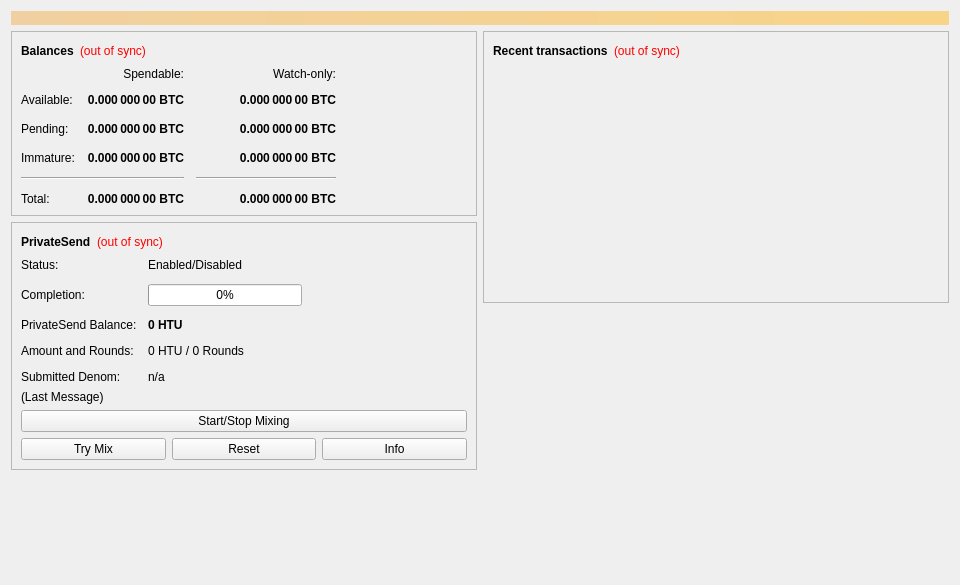
<?xml version="1.0" encoding="UTF-8"?>
<ui version="4.0">
 <class>OverviewPage</class>
 <widget class="QWidget" name="OverviewPage">
  <property name="geometry">
   <rect>
    <x>0</x>
    <y>0</y>
    <width>960</width>
    <height>585</height>
   </rect>
  </property>
  <property name="minimumSize">
   <size>
    <width>960</width>
    <height>0</height>
   </size>
  </property>
  <property name="windowTitle">
   <string>Form</string>
  </property>
  <layout class="QVBoxLayout" name="topLayout">
   <item>
    <widget class="QLabel" name="labelAlerts">
     <property name="visible">
      <bool>false</bool>
     </property>
     <property name="styleSheet">
      <string notr="true">QLabel { background-color: qlineargradient(x1: 0, y1: 0, x2: 1, y2: 0, stop:0 #F0D0A0, stop:1 #F8D488); color:#000000; }</string>
     </property>
     <property name="wordWrap">
      <bool>true</bool>
     </property>
     <property name="margin">
      <number>3</number>
     </property>
     <property name="textInteractionFlags">
      <set>Qt::TextSelectableByMouse</set>
     </property>
    </widget>
   </item>
   <item>
    <layout class="QHBoxLayout" name="horizontalLayout" stretch="1,1">
     <item>
      <layout class="QVBoxLayout" name="verticalLayout_2">
       <item>
        <widget class="QFrame" name="frame">
         <property name="frameShape">
          <enum>QFrame::StyledPanel</enum>
         </property>
         <property name="frameShadow">
          <enum>QFrame::Raised</enum>
         </property>
         <layout class="QVBoxLayout" name="verticalLayout_4">
          <item>
           <layout class="QHBoxLayout" name="horizontalLayout_4">
            <item>
             <widget class="QLabel" name="label_5">
              <property name="font">
               <font>
                <weight>75</weight>
                <bold>true</bold>
               </font>
              </property>
              <property name="text">
               <string>Balances</string>
              </property>
             </widget>
            </item>
            <item>
             <widget class="QLabel" name="labelWalletStatus">
              <property name="toolTip">
               <string>The displayed information may be out of date. Your wallet automatically synchronizes with the Hawkkit network after a connection is established, but this process has not completed yet.</string>
              </property>
              <property name="styleSheet">
               <string notr="true">QLabel { color: red; }</string>
              </property>
              <property name="text">
               <string notr="true">(out of sync)</string>
              </property>
              <property name="alignment">
               <set>Qt::AlignLeading|Qt::AlignLeft|Qt::AlignVCenter</set>
              </property>
             </widget>
            </item>
            <item>
             <spacer name="horizontalSpacer_3">
              <property name="orientation">
               <enum>Qt::Horizontal</enum>
              </property>
              <property name="sizeHint" stdset="0">
               <size>
                <width>40</width>
                <height>20</height>
               </size>
              </property>
             </spacer>
            </item>
           </layout>
          </item>
          <item>
           <layout class="QGridLayout" name="gridLayout">
            <property name="spacing">
             <number>12</number>
            </property>
            <item row="2" column="2">
             <widget class="QLabel" name="labelWatchPending">
              <property name="font">
               <font>
                <weight>75</weight>
                <bold>true</bold>
               </font>
              </property>
              <property name="cursor">
               <cursorShape>IBeamCursor</cursorShape>
              </property>
              <property name="toolTip">
               <string>Unconfirmed transactions to watch-only addresses</string>
              </property>
              <property name="text">
               <string notr="true">0.000 000 00 BTC</string>
              </property>
              <property name="alignment">
               <set>Qt::AlignRight|Qt::AlignTrailing|Qt::AlignVCenter</set>
              </property>
              <property name="textInteractionFlags">
               <set>Qt::LinksAccessibleByMouse|Qt::TextSelectableByKeyboard|Qt::TextSelectableByMouse</set>
              </property>
             </widget>
            </item>
            <item row="2" column="1">
             <widget class="QLabel" name="labelUnconfirmed">
              <property name="font">
               <font>
                <weight>75</weight>
                <bold>true</bold>
               </font>
              </property>
              <property name="cursor">
               <cursorShape>IBeamCursor</cursorShape>
              </property>
              <property name="toolTip">
               <string>Total of transactions that have yet to be confirmed, and do not yet count toward the spendable balance</string>
              </property>
              <property name="text">
               <string notr="true">0.000 000 00 BTC</string>
              </property>
              <property name="alignment">
               <set>Qt::AlignRight|Qt::AlignTrailing|Qt::AlignVCenter</set>
              </property>
              <property name="textInteractionFlags">
               <set>Qt::LinksAccessibleByMouse|Qt::TextSelectableByKeyboard|Qt::TextSelectableByMouse</set>
              </property>
             </widget>
            </item>
            <item row="3" column="2">
             <widget class="QLabel" name="labelWatchImmature">
              <property name="font">
               <font>
                <weight>75</weight>
                <bold>true</bold>
               </font>
              </property>
              <property name="cursor">
               <cursorShape>IBeamCursor</cursorShape>
              </property>
              <property name="toolTip">
               <string>Mined balance in watch-only addresses that has not yet matured</string>
              </property>
              <property name="text">
               <string notr="true">0.000 000 00 BTC</string>
              </property>
              <property name="alignment">
               <set>Qt::AlignRight|Qt::AlignTrailing|Qt::AlignVCenter</set>
              </property>
              <property name="textInteractionFlags">
               <set>Qt::LinksAccessibleByMouse|Qt::TextSelectableByKeyboard|Qt::TextSelectableByMouse</set>
              </property>
             </widget>
            </item>
            <item row="4" column="0" colspan="2">
             <widget class="Line" name="lineSpendableBalance">
              <property name="orientation">
               <enum>Qt::Horizontal</enum>
              </property>
             </widget>
            </item>
            <item row="4" column="2">
             <widget class="Line" name="lineWatchBalance">
              <property name="sizePolicy">
               <sizepolicy hsizetype="Preferred" vsizetype="Fixed">
                <horstretch>0</horstretch>
                <verstretch>0</verstretch>
               </sizepolicy>
              </property>
              <property name="minimumSize">
               <size>
                <width>140</width>
                <height>0</height>
               </size>
              </property>
              <property name="orientation">
               <enum>Qt::Horizontal</enum>
              </property>
             </widget>
            </item>
            <item row="5" column="0">
             <widget class="QLabel" name="labelTotalText">
              <property name="text">
               <string>Total:</string>
              </property>
             </widget>
            </item>
            <item row="3" column="1">
             <widget class="QLabel" name="labelImmature">
              <property name="font">
               <font>
                <weight>75</weight>
                <bold>true</bold>
               </font>
              </property>
              <property name="cursor">
               <cursorShape>IBeamCursor</cursorShape>
              </property>
              <property name="toolTip">
               <string>Mined balance that has not yet matured</string>
              </property>
              <property name="text">
               <string notr="true">0.000 000 00 BTC</string>
              </property>
              <property name="alignment">
               <set>Qt::AlignRight|Qt::AlignTrailing|Qt::AlignVCenter</set>
              </property>
              <property name="textInteractionFlags">
               <set>Qt::LinksAccessibleByMouse|Qt::TextSelectableByKeyboard|Qt::TextSelectableByMouse</set>
              </property>
             </widget>
            </item>
            <item row="2" column="3">
             <spacer name="horizontalSpacer_2">
              <property name="orientation">
               <enum>Qt::Horizontal</enum>
              </property>
              <property name="sizeHint" stdset="0">
               <size>
                <width>40</width>
                <height>20</height>
               </size>
              </property>
             </spacer>
            </item>
            <item row="3" column="0">
             <widget class="QLabel" name="labelImmatureText">
              <property name="text">
               <string>Immature:</string>
              </property>
             </widget>
            </item>
            <item row="5" column="1">
             <widget class="QLabel" name="labelTotal">
              <property name="font">
               <font>
                <weight>75</weight>
                <bold>true</bold>
               </font>
              </property>
              <property name="cursor">
               <cursorShape>IBeamCursor</cursorShape>
              </property>
              <property name="toolTip">
               <string>Your current total balance</string>
              </property>
              <property name="text">
               <string notr="true">0.000 000 00 BTC</string>
              </property>
              <property name="alignment">
               <set>Qt::AlignRight|Qt::AlignTrailing|Qt::AlignVCenter</set>
              </property>
              <property name="textInteractionFlags">
               <set>Qt::LinksAccessibleByMouse|Qt::TextSelectableByKeyboard|Qt::TextSelectableByMouse</set>
              </property>
             </widget>
            </item>
            <item row="5" column="2">
             <widget class="QLabel" name="labelWatchTotal">
              <property name="font">
               <font>
                <weight>75</weight>
                <bold>true</bold>
               </font>
              </property>
              <property name="cursor">
               <cursorShape>IBeamCursor</cursorShape>
              </property>
              <property name="toolTip">
               <string>Current total balance in watch-only addresses</string>
              </property>
              <property name="text">
               <string notr="true">0.000 000 00 BTC</string>
              </property>
              <property name="alignment">
               <set>Qt::AlignRight|Qt::AlignTrailing|Qt::AlignVCenter</set>
              </property>
              <property name="textInteractionFlags">
               <set>Qt::LinksAccessibleByMouse|Qt::TextSelectableByKeyboard|Qt::TextSelectableByMouse</set>
              </property>
             </widget>
            </item>
            <item row="0" column="2">
             <widget class="QLabel" name="labelWatchonly">
              <property name="text">
               <string>Watch-only:</string>
              </property>
              <property name="alignment">
               <set>Qt::AlignRight|Qt::AlignTrailing|Qt::AlignVCenter</set>
              </property>
             </widget>
            </item>
            <item row="1" column="0">
             <widget class="QLabel" name="labelBalanceText">
              <property name="text">
               <string>Available:</string>
              </property>
             </widget>
            </item>
            <item row="1" column="1">
             <widget class="QLabel" name="labelBalance">
              <property name="font">
               <font>
                <weight>75</weight>
                <bold>true</bold>
               </font>
              </property>
              <property name="cursor">
               <cursorShape>IBeamCursor</cursorShape>
              </property>
              <property name="toolTip">
               <string>Your current spendable balance</string>
              </property>
              <property name="text">
               <string notr="true">0.000 000 00 BTC</string>
              </property>
              <property name="alignment">
               <set>Qt::AlignRight|Qt::AlignTrailing|Qt::AlignVCenter</set>
              </property>
              <property name="textInteractionFlags">
               <set>Qt::LinksAccessibleByMouse|Qt::TextSelectableByKeyboard|Qt::TextSelectableByMouse</set>
              </property>
             </widget>
            </item>
            <item row="1" column="2">
             <widget class="QLabel" name="labelWatchAvailable">
              <property name="font">
               <font>
                <weight>75</weight>
                <bold>true</bold>
               </font>
              </property>
              <property name="cursor">
               <cursorShape>IBeamCursor</cursorShape>
              </property>
              <property name="toolTip">
               <string>Your current balance in watch-only addresses</string>
              </property>
              <property name="text">
               <string notr="true">0.000 000 00 BTC</string>
              </property>
              <property name="alignment">
               <set>Qt::AlignRight|Qt::AlignTrailing|Qt::AlignVCenter</set>
              </property>
              <property name="textInteractionFlags">
               <set>Qt::LinksAccessibleByMouse|Qt::TextSelectableByKeyboard|Qt::TextSelectableByMouse</set>
              </property>
             </widget>
            </item>
            <item row="2" column="0">
             <widget class="QLabel" name="labelPendingText">
              <property name="text">
               <string>Pending:</string>
              </property>
             </widget>
            </item>
            <item row="0" column="1">
             <widget class="QLabel" name="labelSpendable">
              <property name="text">
               <string>Spendable:</string>
              </property>
              <property name="alignment">
               <set>Qt::AlignRight|Qt::AlignTrailing|Qt::AlignVCenter</set>
              </property>
             </widget>
            </item>
           </layout>
          </item>
         </layout>
        </widget>
       </item>
       <item>
        <widget class="QFrame" name="framePrivateSend">
         <property name="layoutDirection">
          <enum>Qt::LeftToRight</enum>
         </property>
         <property name="frameShape">
          <enum>QFrame::StyledPanel</enum>
         </property>
         <property name="frameShadow">
          <enum>QFrame::Raised</enum>
         </property>
         <layout class="QVBoxLayout" name="VerticalLayout_PS1">
          <item>
           <layout class="QHBoxLayout" name="horizontalLayout_5">
            <item>
             <widget class="QLabel" name="labelPrivateSendHeader">
              <property name="font">
               <font>
                <weight>75</weight>
                <bold>true</bold>
               </font>
              </property>
              <property name="text">
               <string>PrivateSend</string>
              </property>
             </widget>
            </item>
            <item>
             <widget class="QLabel" name="labelPrivateSendSyncStatus">
              <property name="toolTip">
               <string>The displayed information may be out of date. Your wallet automatically synchronizes with the Hawkkit network after a connection is established, but this process has not completed yet.</string>
              </property>
              <property name="styleSheet">
               <string notr="true">QLabel { color: red; }</string>
              </property>
              <property name="text">
               <string notr="true">(out of sync)</string>
              </property>
              <property name="alignment">
               <set>Qt::AlignLeading|Qt::AlignLeft|Qt::AlignVCenter</set>
              </property>
             </widget>
            </item>
            <item>
             <spacer name="horizontalSpacer_4">
              <property name="orientation">
               <enum>Qt::Horizontal</enum>
              </property>
              <property name="sizeHint" stdset="0">
               <size>
                <width>40</width>
                <height>20</height>
               </size>
              </property>
             </spacer>
            </item>
           </layout>
          </item>
          <item>
           <layout class="QFormLayout" name="privateSendFormLayout">
            <property name="fieldGrowthPolicy">
             <enum>QFormLayout::AllNonFixedFieldsGrow</enum>
            </property>
            <property name="horizontalSpacing">
             <number>11</number>
            </property>
            <property name="verticalSpacing">
             <number>12</number>
            </property>
            <item row="0" column="0">
             <widget class="QLabel" name="labelPrivateSendEnabledText">
              <property name="text">
               <string>Status:</string>
              </property>
             </widget>
            </item>
            <item row="0" column="1">
             <widget class="QLabel" name="labelPrivateSendEnabled">
              <property name="text">
               <string>Enabled/Disabled</string>
              </property>
             </widget>
            </item>
            <item row="1" column="0">
             <widget class="QLabel" name="labelCompletitionText">
              <property name="text">
               <string>Completion:</string>
              </property>
             </widget>
            </item>
            <item row="1" column="1">
             <widget class="QProgressBar" name="privateSendProgress">
              <property name="maximumSize">
               <size>
                <width>154</width>
                <height>16777215</height>
               </size>
              </property>
              <property name="value">
               <number>0</number>
              </property>
             </widget>
            </item>
            <item row="2" column="0">
             <widget class="QLabel" name="labelAnonymizedText">
              <property name="text">
               <string>PrivateSend Balance:</string>
              </property>
             </widget>
            </item>
            <item row="2" column="1">
             <widget class="QLabel" name="labelAnonymized">
              <property name="font">
               <font>
                <weight>75</weight>
                <bold>true</bold>
               </font>
              </property>
              <property name="text">
               <string notr="true">0 HTU</string>
              </property>
             </widget>
            </item>
            <item row="3" column="0">
             <widget class="QLabel" name="labelAmountAndRoundsText">
              <property name="text">
               <string>Amount and Rounds:</string>
              </property>
             </widget>
            </item>
            <item row="3" column="1">
             <widget class="QLabel" name="labelAmountRounds">
              <property name="text">
               <string>0 HTU / 0 Rounds</string>
              </property>
             </widget>
            </item>
            <item row="4" column="0">
             <widget class="QLabel" name="labelSubmittedDenomText">
              <property name="text">
               <string>Submitted Denom:</string>
              </property>
             </widget>
            </item>
            <item row="4" column="1">
             <widget class="QLabel" name="labelSubmittedDenom">
              <property name="toolTip">
               <string>The denominations you submitted to the Masternode.&lt;br&gt;To mix, other users must submit the exact same denominations.</string>
              </property>
              <property name="text">
               <string>n/a</string>
              </property>
             </widget>
            </item>
           </layout>
          </item>
          <item>
           <layout class="QVBoxLayout" name="VerticalLayout_PS">
            <item>
             <widget class="QLabel" name="labelPrivateSendLastMessage">
              <property name="text">
               <string>(Last Message)</string>
              </property>
              <property name="alignment">
               <set>Qt::AlignLeading|Qt::AlignLeft|Qt::AlignTop</set>
              </property>
              <property name="wordWrap">
               <bool>true</bool>
              </property>
             </widget>
            </item>
            <item>
             <widget class="QPushButton" name="togglePrivateSend">
              <property name="sizePolicy">
               <sizepolicy hsizetype="MinimumExpanding" vsizetype="Fixed">
                <horstretch>0</horstretch>
                <verstretch>0</verstretch>
               </sizepolicy>
              </property>
              <property name="text">
               <string>Start/Stop Mixing</string>
              </property>
             </widget>
            </item>
            <item>
             <layout class="QHBoxLayout" name="horizontalLayout_debugbuttons">
              <item>
               <widget class="QPushButton" name="privateSendAuto">
                <property name="sizePolicy">
                 <sizepolicy hsizetype="MinimumExpanding" vsizetype="Fixed">
                  <horstretch>0</horstretch>
                  <verstretch>0</verstretch>
                 </sizepolicy>
                </property>
                <property name="toolTip">
                 <string>Try to manually submit a PrivateSend request.</string>
                </property>
                <property name="text">
                 <string>Try Mix</string>
                </property>
               </widget>
              </item>
              <item>
               <widget class="QPushButton" name="privateSendReset">
                <property name="sizePolicy">
                 <sizepolicy hsizetype="MinimumExpanding" vsizetype="Fixed">
                  <horstretch>0</horstretch>
                  <verstretch>0</verstretch>
                 </sizepolicy>
                </property>
                <property name="toolTip">
                 <string>Reset the current status of PrivateSend (can interrupt PrivateSend if it's in the process of Mixing, which can cost you money!)</string>
                </property>
                <property name="autoFillBackground">
                 <bool>false</bool>
                </property>
                <property name="text">
                 <string>Reset</string>
                </property>
               </widget>
              </item>
              <item>
               <widget class="QPushButton" name="privateSendInfo">
                <property name="sizePolicy">
                 <sizepolicy hsizetype="MinimumExpanding" vsizetype="Fixed">
                  <horstretch>0</horstretch>
                  <verstretch>0</verstretch>
                 </sizepolicy>
                </property>
                <property name="toolTip">
                 <string>Information about PrivateSend and Mixing</string>
                </property>
                <property name="text">
                 <string>Info</string>
                </property>
               </widget>
              </item>
             </layout>
            </item>
           </layout>
          </item>
         </layout>
        </widget>
       </item>
       <item>
        <spacer name="verticalSpacer">
         <property name="orientation">
          <enum>Qt::Vertical</enum>
         </property>
         <property name="sizeHint" stdset="0">
          <size>
           <width>20</width>
           <height>40</height>
          </size>
         </property>
        </spacer>
       </item>
      </layout>
     </item>
     <item>
      <layout class="QVBoxLayout" name="verticalLayout_3">
       <item>
        <widget class="QFrame" name="frame_2">
         <property name="frameShape">
          <enum>QFrame::StyledPanel</enum>
         </property>
         <property name="frameShadow">
          <enum>QFrame::Raised</enum>
         </property>
         <layout class="QVBoxLayout" name="verticalLayout">
          <item>
           <layout class="QHBoxLayout" name="horizontalLayout_2">
            <item>
             <widget class="QLabel" name="label_4">
              <property name="font">
               <font>
                <weight>75</weight>
                <bold>true</bold>
               </font>
              </property>
              <property name="text">
               <string>Recent transactions</string>
              </property>
             </widget>
            </item>
            <item>
             <widget class="QLabel" name="labelTransactionsStatus">
              <property name="toolTip">
               <string>The displayed information may be out of date. Your wallet automatically synchronizes with the Hawkkit network after a connection is established, but this process has not completed yet.</string>
              </property>
              <property name="styleSheet">
               <string notr="true">QLabel { color: red; }</string>
              </property>
              <property name="text">
               <string notr="true">(out of sync)</string>
              </property>
              <property name="alignment">
               <set>Qt::AlignLeading|Qt::AlignLeft|Qt::AlignVCenter</set>
              </property>
             </widget>
            </item>
            <item>
             <spacer name="horizontalSpacer">
              <property name="orientation">
               <enum>Qt::Horizontal</enum>
              </property>
              <property name="sizeHint" stdset="0">
               <size>
                <width>40</width>
                <height>20</height>
               </size>
              </property>
             </spacer>
            </item>
           </layout>
          </item>
          <item>
           <widget class="QListView" name="listTransactions">
            <property name="styleSheet">
             <string notr="true">QListView { background: transparent; }</string>
            </property>
            <property name="frameShape">
             <enum>QFrame::NoFrame</enum>
            </property>
            <property name="verticalScrollBarPolicy">
             <enum>Qt::ScrollBarAlwaysOff</enum>
            </property>
            <property name="horizontalScrollBarPolicy">
             <enum>Qt::ScrollBarAlwaysOff</enum>
            </property>
            <property name="selectionMode">
             <enum>QAbstractItemView::NoSelection</enum>
            </property>
           </widget>
          </item>
         </layout>
        </widget>
       </item>
       <item>
        <spacer name="verticalSpacer_2">
         <property name="orientation">
          <enum>Qt::Vertical</enum>
         </property>
         <property name="sizeHint" stdset="0">
          <size>
           <width>20</width>
           <height>40</height>
          </size>
         </property>
        </spacer>
       </item>
      </layout>
     </item>
    </layout>
   </item>
  </layout>
 </widget>
 <resources/>
 <connections/>
</ui>
